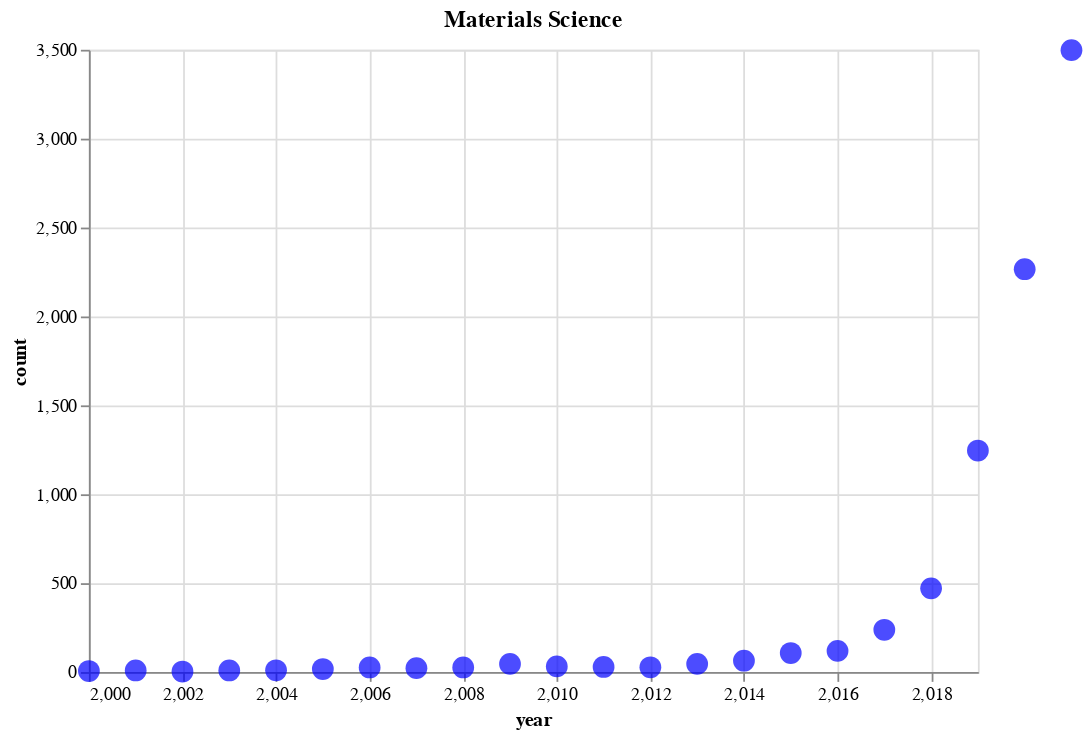

The notebook cell saved with this chart:
### Markdown cell above
## Individual

### Code cell
charts[0]

### Figure 1 — Vega-Lite specification as saved in the notebook (floating-point values rounded to 4 significant figures)
{"config": {"view": {"continuousWidth": 400, "continuousHeight": 300}}, "data": {"name": "data-08d307d0bc8762788144a993a1f3f3fe"}, "mark": {"type": "circle", "color": "blue", "size": 150}, "encoding": {"x": {"field": "year", "scale": {"domain": [2000, 2019]}, "type": "quantitative"}, "y": {"field": "count", "type": "quantitative"}}, "height": 350, "title": "Materials Science", "width": 500, "$schema": "https://vega.github.io/schema/vega-lite/v4.17.0.json", "datasets": {"data-08d307d0bc8762788144a993a1f3f3fe": [{"year": 2021, "count": 3498}, {"year": 2020, "count": 2266}, {"year": 2019, "count": 1246}, {"year": 2018, "count": 471}, {"year": 2017, "count": 238}, {"year": 2016, "count": 119}, {"year": 2015, "count": 107}, {"year": 2014, "count": 64}, {"year": 2013, "count": 46}, {"year": 2012, "count": 27}, {"year": 2011, "count": 29}, {"year": 2010, "count": 32}, {"year": 2009, "count": 46}, {"year": 2008, "count": 26}, {"year": 2007, "count": 22}, {"year": 2006, "count": 26}, {"year": 2005, "count": 17}, {"year": 2004, "count": 10}, {"year": 2003, "count": 9}, {"year": 2002, "count": 3}, {"year": 2001, "count": 9}, {"year": 2000, "count": 6}]}}
